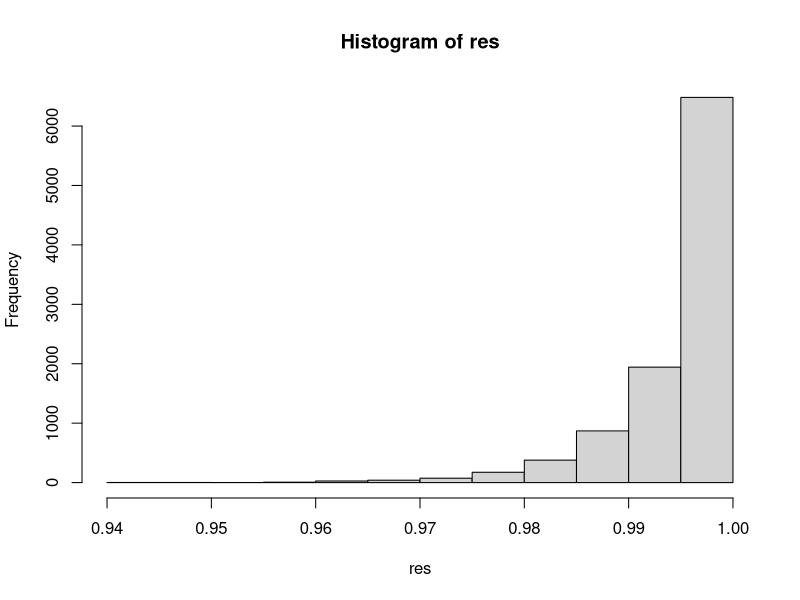

The R script that drew this image:
rounds <- 10000

# How much should I bet to minimize total capital draw-down and long run expected profit

# Gets the minimal draw-down for the num of rounds specified
sim_rw <- function(init_cap, betting_amt){
  returns <- rnorm(rounds, 0.01,0.05)
  capital <- numeric(rounds + 1)
  capital[1] <- init_cap
  bets = numeric(rounds+1)
  bets[1] <- init_cap * betting_amt
  
  for(i in 1:rounds){
    change <- bets[i] * (1 + returns[i])
    capital[i+1] <- (capital[i] - bets[i]) + change
    bets[i+1] <- capital[i+1] * betting_amt
  }
  min(capital)
}


res <-replicate(10000, sim_rw(1, 0.05))
hist(res)

# Vary the probability of winning and compute the distribution of the greatest drawdown.

# What is the probability of having more than 3 consecutive down days?
# What is the probability od having at least 15 up days in one month (20 trading days)?

